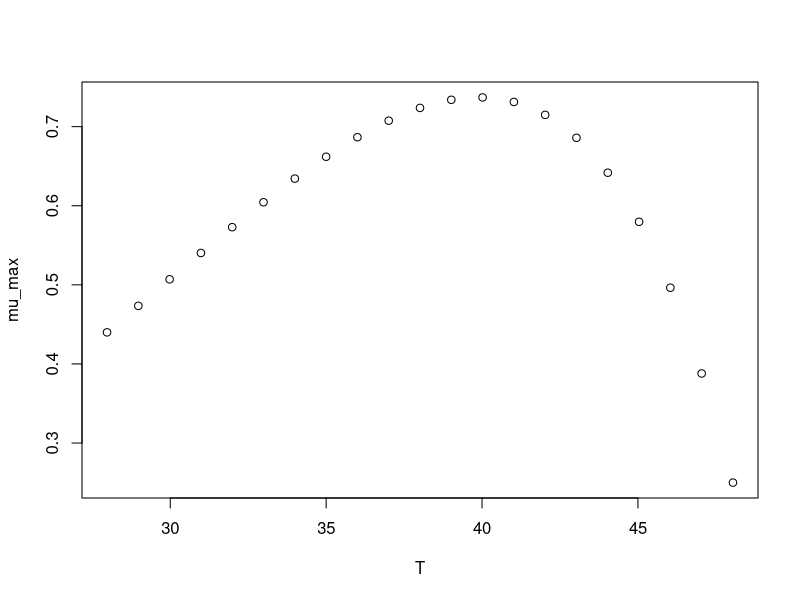

Here is the R script that generated this plot:
#############################
# start of Parameter script
#############################
T <- seq(27.972027972028,48.048,length.out=21)
#############################
# end of Parameter script
#############################
############################# 
# start of Model script Gropin ID 1449 
#############################
 
# constant coefficients for this model
 
variables <- data.frame(T)
argumentsPar <- expand.grid(variables)
 
# heart of the model
response_surface <- function(T) {
   mumax <-((0.02973*(T-4.703))^2)*(1-exp(0.1172*(T-49.44)))

return(mumax=mumax)
} 

# output parameters
mumax <- cbind(argumentsPar,response_surface(argumentsPar['T']))
colnames(mumax) <- c(colnames(argumentsPar),'mumax')
#############################
# End of Model script
#############################
############################# 
# start of Visualisation script Gropin ID 1449 
#############################
plot(T,mumax$mumax,
                          xlab='T',
                          ylab='mu_max')
#############################
# End of Visualisation script
#############################
